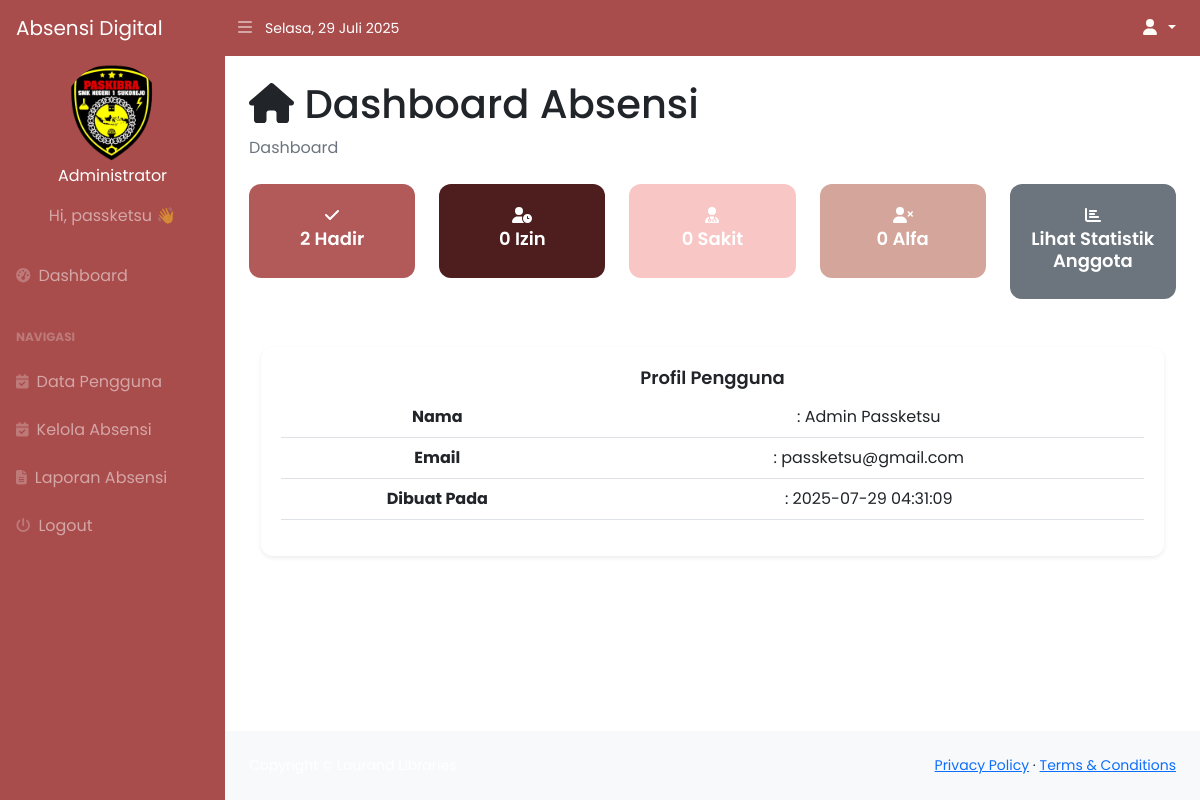
The app's page /index.php (signed in) with its own data.
### tables this page shows
CREATE TABLE `pengguna` (
  `id_user` int(11) NOT NULL,
  `nama` varchar(100) DEFAULT NULL,
  `email` varchar(100) DEFAULT NULL,
  `alamat` text DEFAULT NULL,
  `nohp` varchar(20) DEFAULT NULL,
  `username` varchar(50) DEFAULT NULL,
  `password` varchar(255) DEFAULT NULL,
  `level` enum('admin','anggota') DEFAULT NULL,
  `id_kelas` int(11) DEFAULT NULL,
  `created_at` timestamp NOT NULL DEFAULT current_timestamp() ON UPDATE current_timestamp(),
  `profile_photo` varchar(255) NOT NULL,
  `status` enum('aktif','keluar') NOT NULL
);

### home.php (the view, shortened to what this page needs)
<?php
$id_user = mysqli_real_escape_string($koneksi, $_SESSION['user']['id_user']);
$level = $_SESSION['user']['level'] ?? 'anggota';
$currentMonth = date('Y-m');
$kategori = ['Hadir', 'Izin', 'Sakit', 'Alfa'];
$statistik = [];
foreach ($kategori as $ket) {
    if ($level === 'admin') {
        $query = mysqli_query($koneksi, "SELECT COUNT(*) as total FROM absensi WHERE keterangan='$ket' AND DATE_FORMAT(tanggal, '%Y-%m') = '$currentMonth'");
    } else {
        $query = mysqli_query($koneksi, "SELECT COUNT(*) as total FROM absensi WHERE id_user='$id_user' AND keterangan='$ket' AND DATE_FORMAT(tanggal, '%Y-%m') = '$currentMonth'");
    }
    $data = mysqli_fetch_assoc($query);
    $statistik[$ket] = $data['total'] ?? 0;
}
if ($level === 'admin') {
    $queryUser = mysqli_query($koneksi, "SELECT nama, email, created_at FROM pengguna WHERE id_user = '$id_user'");
} else {
    $queryUser = mysqli_query($koneksi, "SELECT nama, email, created_at FROM pengguna WHERE id_user = '$id_user'");
}
$user = mysqli_fetch_assoc($queryUser);
?>
<h1 class="mt-4"><i class="fas fa-home"></i> Dashboard Absensi</h1>
<ol class="breadcrumb mb-4"><li class="breadcrumb-item active">Dashboard</li></ol>
<div class="row row-cols-1 row-cols-md-2 row-cols-lg-5">
    <div class="col">
        <a href="?page=riwayat_absensi&filter=Hadir" class="text-decoration-none">
            <div class="card bg-success text-white mb-4">
                <div class="card-body text-center">
                    <i class="fas fa-check"></i>
                    <h5><?= $statistik['Hadir'] ?? 0; ?> Hadir</h5>
                </div>
            </div>
        </a>
    </div>
    <div class="col">
        <a href="?page=riwayat_absensi&filter=Izin" class="text-decoration-none">
            <div class="card bg-info text-white mb-4">
                <div class="card-body text-center">
                    <i class="fas fa-user-clock"></i>
                    <h5><?= $statistik['Izin'] ?? 0; ?> Izin</h5>
                </div>
            </div>
        </a>
    </div>
    <div class="col">
        <a href="?page=riwayat_absensi&filter=Sakit" class="text-decoration-none">
            <div class="card bg-warning text-white mb-4">
                <div class="card-body text-center">
                    <i class="fas fa-user-md"></i>
                    <h5><?= $statistik['Sakit'] ?? 0; ?> Sakit</h5>
                </div>
            </div>
        </a>
    </div>
    <div class="col">
        <a href="?page=riwayat_absensi&filter=Alfa" class="text-decoration-none">
            <div class="card bg-danger text-white mb-4">
                <div class="card-body text-center">
                    <i class="fas fa-user-times"></i>
                    <h5><?= $statistik['Alfa'] ?? 0; ?> Alfa</h5>
                </div>
            </div>
        </a>
    </div>
    <div class="col">
    <?php if ($level === 'admin'): ?>
        <a href="?page=statistik_absensi" class="text-decoration-none">
            <div class="card bg-secondary text-white mb-4">
                <div class="card-body text-center">
                    <i class="fas fa-chart-bar"></i>
                    <h5>Lihat Statistik Anggota</h5>
                </div>
            </div>
        </a>
    <?php endif; ?>
</div>
</div>
<?php if ($user): ?>
<div class="container mt-4">
    <div class="card shadow-sm">
        <div class="card-body">
            <h5 class="card-title">Profil Pengguna</h5>
            <table class="table">
                <tr><th>Nama</th><td>: <?= htmlspecialchars($user['nama']); ?></td></tr>
                <tr><th>Email</th><td>: <?= htmlspecialchars($user['email']); ?></td></tr>
                <tr><th>Dibuat Pada</th><td>: <?= htmlspecialchars($user['created_at']); ?></td></tr>
            </table>
        </div>
    </div>
</div>
<?php else: ?>
<div class="alert alert-warning mt-4">Data pengguna tidak ditemukan.</div>
<?php endif; ?>

### home.php (style rules this page uses)
.card { border-radius: 12px; border: none; transition: transform 0.3s ease, box-shadow 0.3s ease; }
.card-body { text-align: center; padding: 20px; }
.card h5 { font-size: 18px; font-weight: 600; }

### records on screen
pengguna: nama "Admin Passketsu", email "passketsu@gmail.com", created_at "2025-07-29 04:31:09"

### other values on screen
$userLevel "Administrator"
$_SESSION['user']['username'] "passketsu"
$statistik['Hadir'] "2"
$statistik['Izin'] "0"
$statistik['Sakit'] "0"
$statistik['Alfa'] "0"
